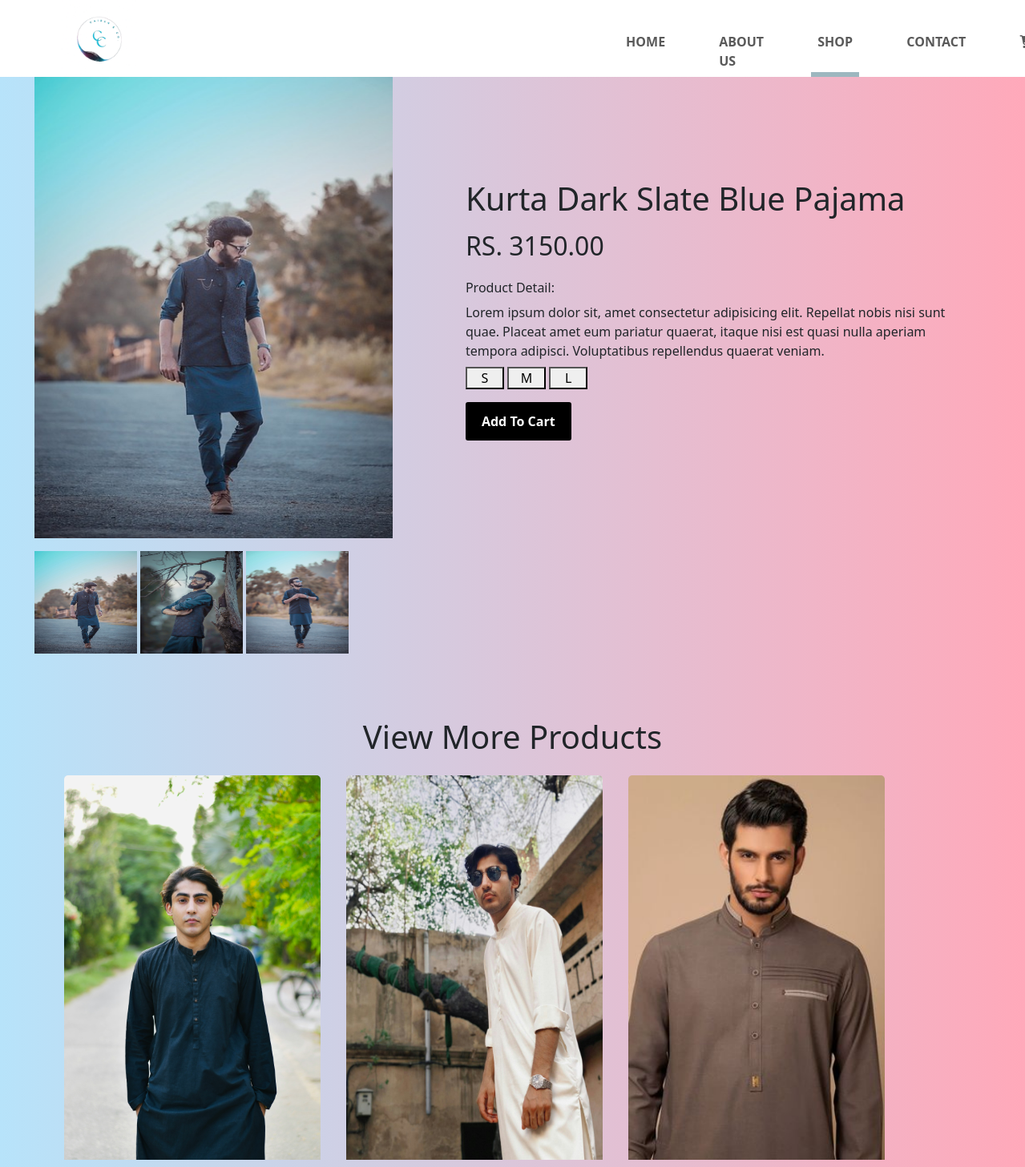
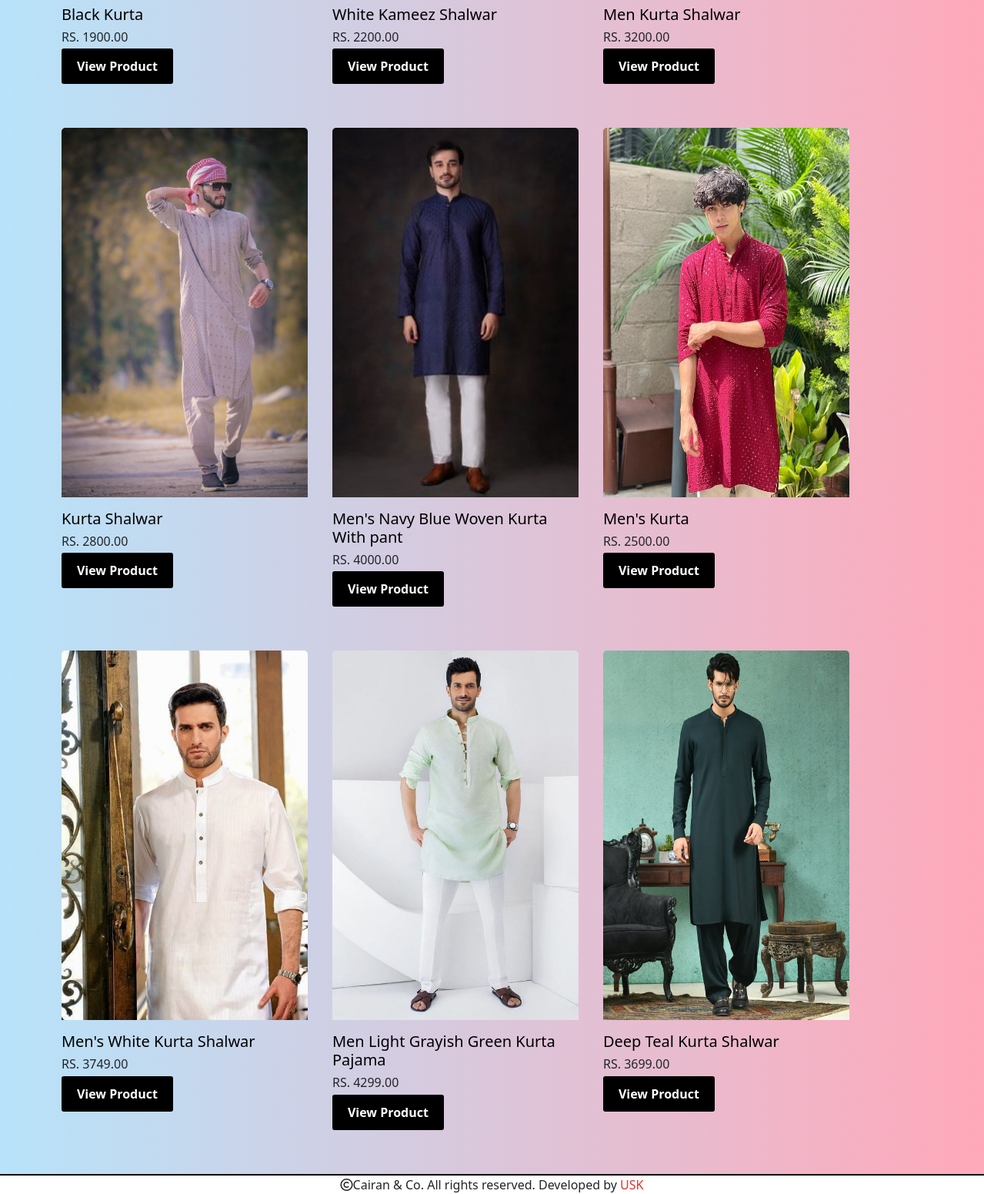
The page /shop/product/kurta-dark-slate-blue-pajama/ on the database its author committed (2 pictures, top to bottom).
### shop/models.py (models this page shows, shortened)
class Product(models.Model):
    unique_id=models.UUIDField(default=uuid.uuid4,editable=True, unique=True)
    name = models.CharField(max_length=255)
    slug = models.SlugField(unique=True, blank=True, null=True)
    description = models.TextField()
    price = models.DecimalField(max_digits=10, decimal_places=2)

class ProductImage(models.Model):
    product = models.ForeignKey(Product, on_delete=models.CASCADE, related_name='images')
    image = models.ImageField(upload_to='product_images/')

### shop/views.py (the view)
# urls.py: path('product/<slug:slug>/', views.product, name='product'),
def product(request, slug):
    product = get_object_or_404(Product, slug=slug)
    all_products=Product.objects.exclude(slug=slug)
    return render(request, 'product.html', {'product': product , 'all_products':all_products})

### shop/templates/product.html (shortened to what this page needs)
{% extends "layout.html" %}
{% load static %}
{% block shopLinkClass %}active{% endblock  %}
{% block content %}
<section>
    <div id="product-detail">
        <div class="product-image">
            <img id="display-image" src="{{ product.images.first.image.url }}" alt="">
            {% for image in product.images.all %}
            <div class="image-preview">
                <img src="{{ image.image.url }}" alt="" onclick="changeMainImage('{{ image.image.url }}')">
            </div>
            {% endfor %}
        </div>
        <div class="product-text">
            <h1>{{ product.name }}</h1>
            <h2>RS. {{ product.price }}</h2>
            <h6>Product Detail:</h6>
            <p>{{ product.description }}</p>
            <form method="post" id="add-to-cart-form">
                <button value="Small" name="size" class="size-btn">S</button>
                <button value="Medium" name="size" class="size-btn">M</button>
                <button value="Large" name="size" class="size-btn">L</button>
                <button type="submit" class="add-to-cart-btn">Add To Cart</button>
            </form>
        </div>
    </div>
</section>
<section id="product-cards">
    <div class="container">
        <div class="row">
            <h1>View More Products</h1>
            {% for all_product in all_products %}
                <div class="card col-md-4" style="margin-bottom: 20px;">
                   <a href="{% url 'product' slug=all_product.slug %}"><img id="card-image" src="{{ all_product.images.first.image.url }}" class="card-img-top" alt="{{ all_product.name }}"></a>
                    <div class="card-body">
                        <h5 class="card-title"><a class="text-black" href="{% url 'product' slug=all_product.slug %}">{{ all_product.name }}</a></h5>
                        <h6 class="card-title">RS. {{ all_product.price }}</h6>
                        <a href="{% url 'product' slug=all_product.slug %}" class="view-product-btn">View Product</a>
                    </div>
                </div>
            {% endfor %}
        </div>
    </div>
</section>
{% endblock %}

### static/css/style.css (style rules this page uses)
* { margin: 0%; padding: 0%; box-sizing: border-box; }
a { text-decoration: none !important; }
body { background-image: linear-gradient(90deg, #B7E3FA, #FFA9BA); background-repeat: no-repeat; background-size: contain; }
#card-image { width: 20rem !important; height: 30rem; }
.card { width: 20rem !important; padding-left: 0% !important; margin: 1rem; border: none; padding-bottom: 1rem !important; background-color: transparent !important; }
.card-body { margin-left: -1rem !important; }
.card-body h6 { margin-bottom: 1rem !important; }
.container { min-width: 90% !important; }
button[name="size"] { width: 3rem; margin: 0; cursor: pointer; }
#add-to-cart-form button[type="submit"] { display: block; margin-top: 1rem; }

### static/css/product.css (style rules this page uses)
.product-image img:nth-of-type(1) { width: 100%; height: 80%; margin-bottom: 1rem; }
#product-detail { width: 100%; height: 90vh; display: flex; justify-content: space-evenly; }
.product-image { width: 35%; }
.product-text { width: 55%; padding: 8rem 3rem; }
.image-preview { width: 8rem; display: inline-block; height: 10rem; }
.image-preview img { cursor: pointer; }
.product-text h2 { margin: 1rem 0rem 1.5rem; }
.product-text p:nth-of-type(1) { margin-bottom: 0.5rem; }
.add-to-cart-btn, .view-product-btn { border: none; padding: 0.5rem 1rem; border-radius: 3px; font-weight: 600; background-color: black; color: white; border: 4px solid transparent; }
#display-image { cursor: crosshair; }
.row h1 { text-align: center !important; }
section:nth-of-type(1) { margin-bottom: 5rem; }

### rows shown on the page
Product: images.first.image (picture), name "Kurta Dark Slate Blue Pajama", price "3150.00", description "Lorem ipsum dolor sit, amet consectetur adipisicing elit. Repellat nobis nisi sunt quae. Placeat amet eum pariatur quaerat, itaque nisi est quasi nulla aperiam tempora adipisci. Voluptatibus repellendus quaerat veniam."
ProductImage: image (picture)
ProductImage: image (picture)
ProductImage: image (picture)
Product: images.first.image (picture), name "Black Kurta", price "1900.00"
Product: images.first.image (picture), name "White Kameez Shalwar", price "2200.00"
Product: images.first.image (picture), name "Men Kurta Shalwar", price "3200.00"
Product: images.first.image (picture), name "Kurta Shalwar", price "2800.00"
Product: images.first.image (picture), name "Men's Navy Blue Woven Kurta With pant", price "4000.00"
Product: images.first.image (picture), name "Men's Kurta", price "2500.00"
Product: images.first.image (picture), name "Men's White Kurta Shalwar", price "3749.00"
Product: images.first.image (picture), name "Men Light Grayish Green Kurta Pajama", price "4299.00"
Product: images.first.image (picture), name "Deep Teal Kurta Shalwar", price "3699.00"
